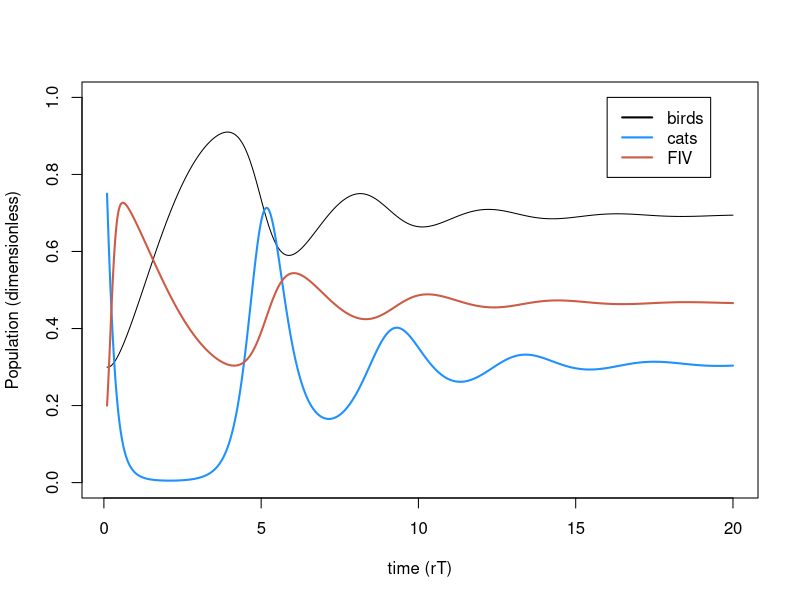
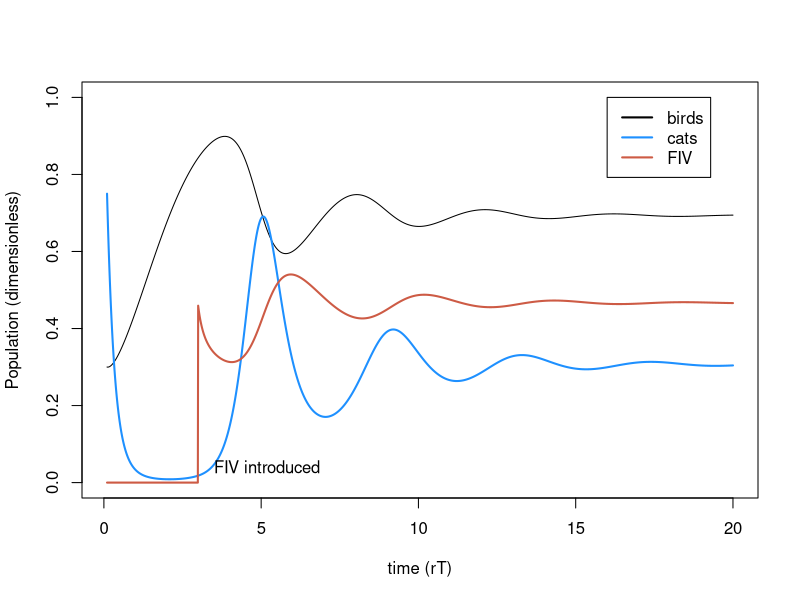
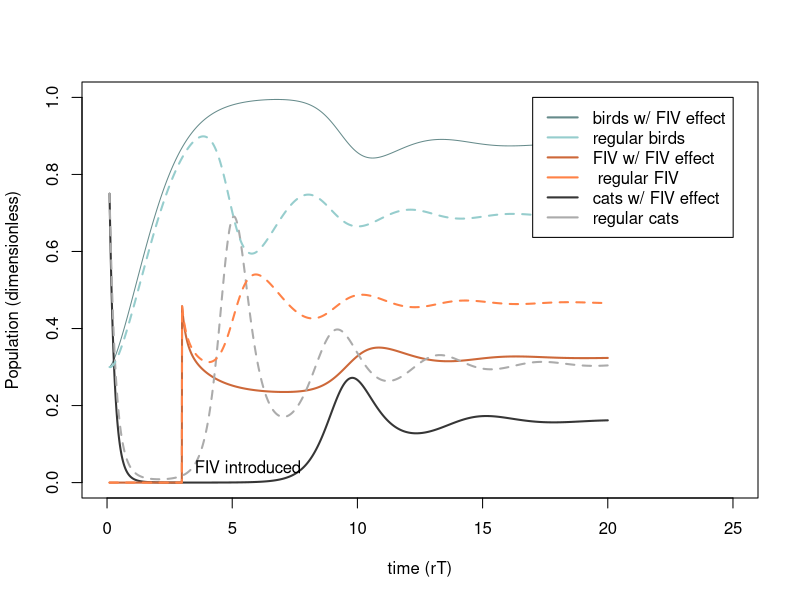
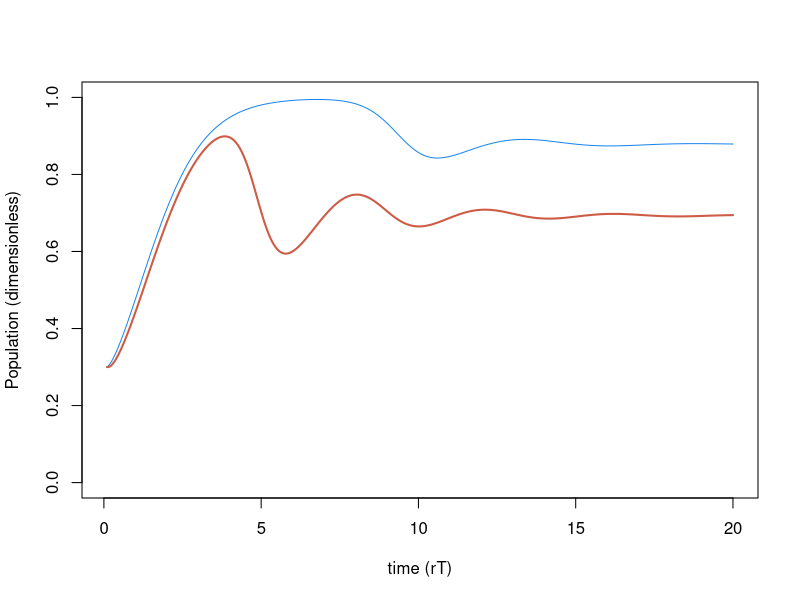
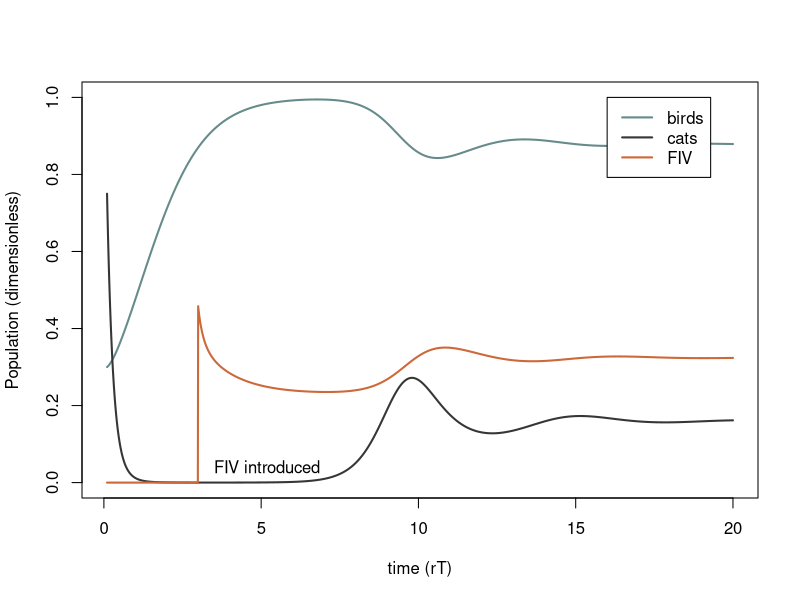

Source code (R) for these figures, in order:
## ---- chunk 1
##Variables
#N.v <- NaN    ## population size for victims (birds)
#N.p <- NaN    ## population size for predators (cats)
t.time.set <- seq(1, 200, length.out= 2000) ## time

##Parameter values##
#K <- NaN            # carrying capacity               (will be estimated from dimensionless parameters)
#u <- NaN            # predation rate                  (will be estimated from dimensionless parameters)
#beta.ma <- NaN      # contact rate for mass action    (will be estimated from dimensionless parameters)    

r.v <- 0.1          # per capita growth rate of birds in the model
a <- 0.03           # trophic conversion efficiency of cats
d.p <- 0.6          # natural per capita death rate of cats
beta.pm <- 1.5      # contact rate for proportionate mixing
delta <- 0.2        # virulence

#core equations
#B <- N.v/K
B.set <-seq(0, 1, length.out=20000)
#C <- N.p*u/r.v
t.set <- r.v*t.time.set

#dimensionless parameters
sigma.pm <- beta.pm/r.v
#sigma.pm.set <- seq(0,25, length.out = 20000)
#sigma.ma <- beta.ma * C/u 
#sigma.ma.set<- seq(0, 250, length.out = 20000)

#e <- alpha*u*K/r.v
e <- 10
#e.set <- seq(0, 25, length.out = 20000)
m <- d.p/r.v
alpha <- delta/r.v

## ---- chunk 2
B.simu1 <- NaN*t.set 
  B.simu1[1] <- .3
C.simu1 <- NaN*t.set
  C.simu1[1] <- .75
I.simu1 <- NaN*t.set
 I.simu1[1] <- 0.2

#for PM
for(i in 2:length(t.set)){
  
  dt <- t.set[i]-t.set[i-1]
  B <- B.simu1[i-1]
  C <- C.simu1[i-1]
  I <- I.simu1[i-1]
  
  dB <- (B*(1-B) -B*C) *dt
  dC <- (e*B*C - m*C - alpha*C*I)*dt
  dI <- (((sigma.pm - alpha)* (1-I) - e*B)*I) *dt
  
  B.simu1[i] <- B + dB
  C.simu1[i] <- C + dC
  I.simu1[i] <- I + dI
}

  
plot(t.set, B.simu1, type= "l", ylim= c(0, 1), ylab="Population (dimensionless)", xlab="time (rT)")  
lines(t.set,C.simu1,lwd=2,col='dodgerblue')
lines(t.set, I.simu1, lwd = 2, col= "coral3")
legend(x=16,y=1, col = c("black","dodgerblue","coral3"), lty=1,lwd=2,legend = c("birds", "cats", "FIV"))

## ---- chunk 3
B.simu2 <- NaN*t.set 
  B.simu2[1] <- .3
C.simu2 <- NaN*t.set
  C.simu2[1] <- .75
I.simu2 <- NaN*t.set
# I.simu2[1] <- 0
## ---- chunk 4
#for PM
for(i in 2:length(t.set)){
  
  	if(t.set[i] < 3){I.simu2[i-1] <- 0 } else { 
  	  if(t.set[i] == 3) {I.simu2[i-1] <- 0.2} else { I<- I.simu2[i-1]}}
	
  dt <- t.set[i]-t.set[i-1]
  B <- B.simu2[i-1]
  C <- C.simu2[i-1]
  #I.simu2[i-1]
  
  dB <- (B*(1-B) -B*C) *dt
  dC <- (e*B*C - m*C - alpha*C*I)*dt
  dI <- (((sigma.pm - alpha)* (1-I) - e*B)*I) *dt
  
  B.simu2[i] <- B + dB
  C.simu2[i] <- C + dC
  I.simu2[i] <- I + dI
}

plot(t.set, B.simu2, type= "l", ylim= c(0, 1), ylab="Population (dimensionless)", xlab="time (rT)")  
lines(t.set,C.simu2,lwd=2,col='dodgerblue')
lines(t.set, I.simu2, lwd = 2, col= "coral3")
legend(x=16,y=1, col = c("black","dodgerblue","coral3"), lty=1,lwd=2,legend = c("birds", "cats", "FIV"))
text(x=3.5, y=0.04, adj=0, label="FIV introduced")
## ---- chunk 5
l <- 0.25 #percent activity of sick cats (lathargy)
#for PM
B.simu3 <- NaN*t.set 
  B.simu3[1] <- .3
C.simu3 <- NaN*t.set
  C.simu3[1] <- .75
I.simu3 <- NaN*t.set
#I.simu3[1] <- 0

for(i in 2:length(t.set)){
  
  	if(t.set[i] < 3){I.simu3[i-1] <- 0 } else { 
  	  if(t.set[i] == 3) {I.simu3[i-1] <- 0.2} else { I<- I.simu3[i-1]}}
	
  dt <- t.set[i]-t.set[i-1]
  B <- B.simu3[i-1]
  C <- C.simu3[i-1]
  #I.simu3[i-1]
  
  dB <- (B*(1-B) -B*C*(1-I) - l*B*I*C ) *dt
  dC <- (e*(B*C*(1-I) + l*B*I*C) - m*C - alpha*C*I)*dt
  dI <- (((sigma.pm - alpha)* (1-I) - e*B)*I) *dt
  
  B.simu3[i] <- B + dB
  C.simu3[i] <- C + dC
  I.simu3[i] <- I + dI
}

plot(t.set, B.simu3, type= "l", ylim= c(0, 1), xlim=c(0, 25), ylab="Population (dimensionless)", xlab="time (rT)", col='paleturquoise4')  
lines(t.set,C.simu3,lwd=2,col='gray21')
lines(t.set, I.simu3, lwd = 2, col= "sienna3")
lines(t.set,C.simu2,lwd=2, lty= 2, col='gray67')
lines(t.set, I.simu2, lwd = 2,lty= 2, col= "sienna1")
lines(t.set,B.simu2,lwd=2,lty= 2, col='paleturquoise3')

legend(x=17,y=1, col = c("paleturquoise4","paleturquoise3","sienna3", "sienna1", "gray21", "gray67"), lty=1,lwd=2,legend = c("birds w/ FIV effect", "regular birds", "FIV w/ FIV effect", " regular FIV", "cats w/ FIV effect", "regular cats"))
text(x=3.5, y=0.04, adj=0, label="FIV introduced")




plot(t.set, B.simu3,type= "l", ylim= c(0, 1), ylab="Population (dimensionless)", xlab="time (rT)", col= 'Dodgerblue2')
lines(t.set, B.simu2, lwd=2, col= 'coral3')



plot(t.set, B.simu3, type= "l", ylim= c(0, 1), lwd=2, ylab="Population (dimensionless)", xlab="time (rT)", col='paleturquoise4')  
lines(t.set,C.simu3,lwd=2,col='gray21')
lines(t.set, I.simu3, lwd = 2, col= "sienna3")

legend(x=16,y=1, col = c("paleturquoise4","gray21","sienna3"), lty=1,lwd=2,legend = c("birds", "cats", "FIV"))
text(x=3.5, y=0.04, adj=0, label="FIV introduced")

